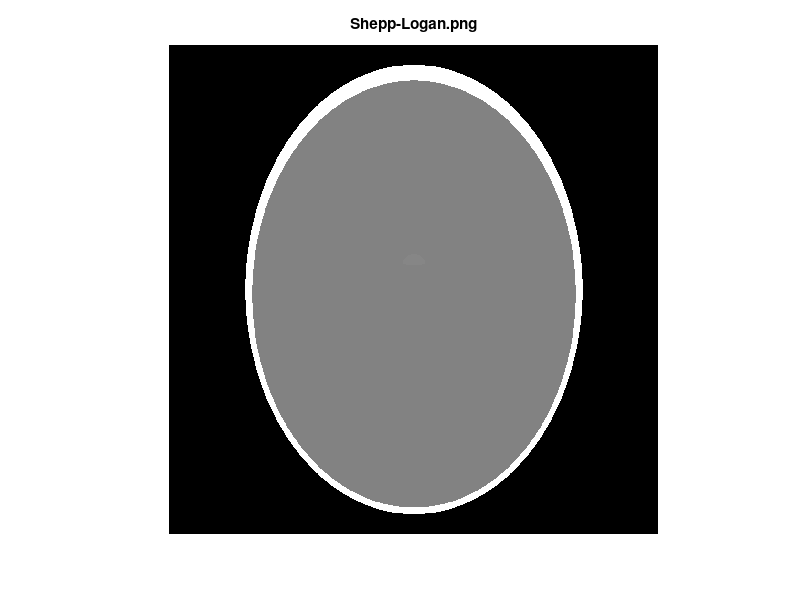
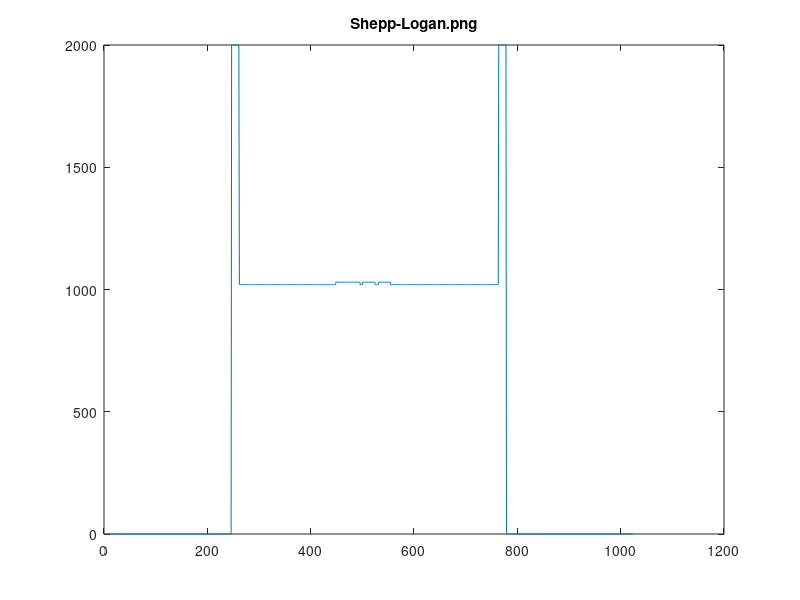

The MATLAB source for these figures, in order: (Note: this script raises an error after producing the figures.)
clear all;

[P,E]=phantom('Modified Shepp-Logan', 1024);
E(:,1)=[2., -0.98, -0.02, -0.02, 0.01, 0.01, 0.01, 0.01, 0.01, 0.01];
maxInHU=2000; %Attenuation of bone in HU
P=uint16(phantom(E, 1024)*maxInHU/2);
imshow(P);
caxis([0 maxInHU])
title('Shepp-Logan.png')
figure(2);
plot(P(822,:));
title('Shepp-Logan.png')
imwrite(P, 'SheppLogan.png', 'BitDepth', 16); % 16 bit

P(1000:1024,:)=[];
P(1:24,:)=[];
P(:,1:130)=[];
imwrite(P, 'SheppLogan_asymmetric.png', 'BitDepth', 16); %16 bit


P2=uint16(phantom('Modified Shepp-Logan', 1024)*maxInHU);
figure(3);
imshow(P2);
ax=gca;
caxis(ax, [0 maxInHU])
title('ModifiedSheppLogan.png')
figure(4);
plot(P2(822,:));
title('ModifiedSheppLogan.png')
imwrite(P2, 'ModifiedSheppLogan.png', 'BitDepth', 16);  %16/15 bit

P2(1000:1024,:)=[];
P2(1:24,:)=[];
P2(:,1:130)=[];
%figure(5);
%imshow(P2);
imwrite(P2, 'ModifiedSheppLogan_asymmetric.png', 'BitDepth', 16); % 16/15 bit
